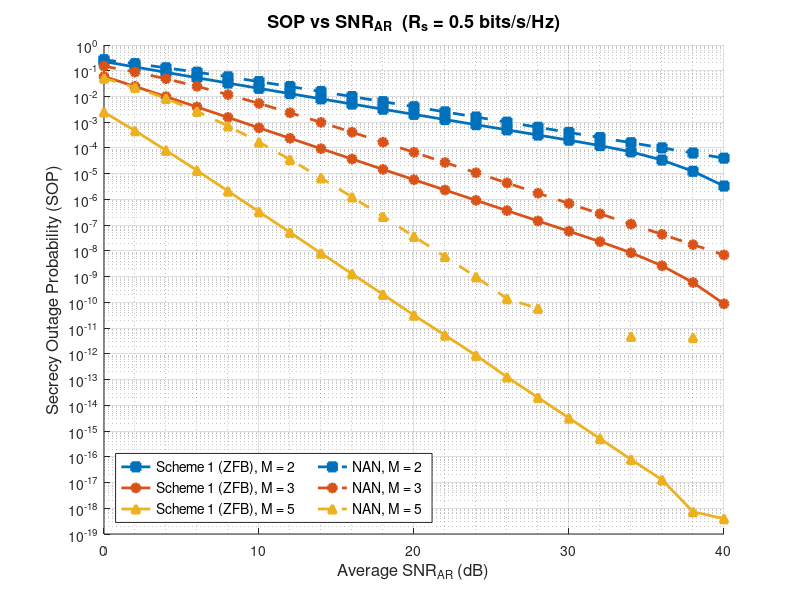

Write the MATLAB code that produced this figure.
clear;
clc;
close all;

% System Parameters
Rs       = 0.5;
A        = 2^(Rs) - 1;
B        = 2^(Rs);
alpha_pl = 3.0;
d_AR     = 1.0;
d_RB     = 1.0;
d_AE     = 0.8;
d_RE     = 0.8;
Omega_AR = d_AR^(-alpha_pl);
Omega_RB = d_RB^(-alpha_pl);
Omega_AE = d_AE^(-alpha_pl);
Omega_RE = d_RE^(-alpha_pl);

% SNR_AR range (x-axis)
SNR_AR_dB  = 0:2:40;
SNR_AR_lin = 10.^(SNR_AR_dB/10);

% Numerical Integration Settings
y_max   = 1e4;
rel_tol = 1e-8;
abs_tol = 1e-10;

% M values per scheme
M_scheme1 = [2, 3, 5];
M_scheme2 = [2, 3, 5];

% Plot Setup
figure('Color', 'w', 'Position', [100 100 800 550]);
hold on;

markers_s1 = {'-s', '-o', '-^', '-d'};
markers_s2 = {'--s', '--o', '--^'};
colors_s1  = lines(length(M_scheme1));
colors_s2  = lines(length(M_scheme2));

legendentries = {};
allSOP = [];


% SCHEME 1: ZFB

fprintf('=== Scheme 1 (ZFB) ===\n');
for m_idx = 1:length(M_scheme1)
    M   = M_scheme1(m_idx);
    SOP = zeros(size(SNR_AR_lin));
    fprintf('Computing Scheme 1 SOP for M = %d...\n', M);

    for idx = 1:length(SNR_AR_lin)
        % Derive all link SNRs from SNR_AR using path loss ratios
        g_AR = SNR_AR_lin(idx);                      % This IS SNR_AR
        g_RB = g_AR * (Omega_RB / Omega_AR);
        g_AE = g_AR * (Omega_AE / Omega_AR);
        g_RE = g_AR * (Omega_RE / Omega_AR);

        lam_AE = 1 / g_AE;
        lam_AR = 1 / g_AR;
        lam_RB = 1 / g_RB;
        mu     = g_RE / g_AE;

        % Eavesdropper PDF - Scheme 1 ZFB (UNCHANGED)
        f_E = @(y) (lam_AE*(M-1)*mu .* exp(-lam_AE*y) ./ (1 + mu*y).^M) + ...
                   (lam_AE           .* exp(-lam_AE*y) ./ (1 + mu*y).^(M-1));

        % Receiver Outage Term S(y) (UNCHANGED)
        S = @(y) exp(-lam_AR*(A + B*y)) .* arrayfun(@(yy) ...
            sum( (lam_AR*(A+B*yy)).^(0:M-1) ./ factorial(0:M-1) ), y);

        % T1 (UNCHANGED)
        T1 = integral(f_E, 0, y_max);

        % T2 (UNCHANGED)
        T2 = integral(@(y) -S(y) .* f_E(y), 0, y_max);

        % T3 (UNCHANGED)
        T3 = 0;
        for j = 1:M
            coeff_j = nchoosek(M,j) * (-1)^j * exp(-j*lam_RB*A);
            I3j     = integral(@(y) exp(-j*B*lam_RB*y) .* f_E(y), 0, y_max);
            T3      = T3 + coeff_j * I3j;
        end

        % T4 (UNCHANGED)
        T4 = 0;
        for j = 1:M
            for k = 0:M-1
                Psi_jk   = (j*lam_RB + lam_AR);
                coeff_jk = nchoosek(M,j) * (-1)^j * (lam_AR^k / factorial(k)) * ...
                           exp(-Psi_jk * A);
                I4jk     = integral(@(y) (A + B*y).^k .* exp(-Psi_jk*B*y) .* ...
                           f_E(y), 0, y_max);
                T4       = T4 - coeff_jk * I4jk;
            end
        end

        SOP(idx) = T1 + T2 + T3 + T4;
    end

    allSOP = [allSOP, SOP];
    semilogy(SNR_AR_dB, SOP, markers_s1{m_idx}, 'LineWidth', 2, 'MarkerSize', 6, ...
        'MarkerFaceColor', colors_s1(m_idx,:), 'Color', colors_s1(m_idx,:));
    legendentries{end+1} = sprintf('Scheme 1 (ZFB), M = %d', M);
end


% SCHEME 2: NAN

fprintf('\n=== NAN Scheme ===\n');
for m_idx = 1:length(M_scheme2)
    M   = M_scheme2(m_idx);
    SOP = zeros(size(SNR_AR_lin));
    fprintf('Computing NAN SOP for M = %d...\n', M);

    for idx = 1:length(SNR_AR_lin)
        % Derive all link SNRs from SNR_AR using path loss ratios
        g_AR = SNR_AR_lin(idx);                      % This IS SNR_AR
        g_RB = g_AR * (Omega_RB / Omega_AR);
        g_AE = g_AR * (Omega_AE / Omega_AR);
        g_RE = g_AR * (Omega_RE / Omega_AR);

        beta   = g_RE / ((M-1) * g_AE);
        alpha  = g_RE / g_AE;
        lam_AE = 1/g_AE;
        lam_AR = 1/g_AR;
        lam_RB = 1/g_RB;

        % Eavesdropper PDF - NAN Scheme 
        f_E = @(y) (lam_AE ./ (1 + beta.*y).^(M-1) + ...
                    alpha .* lam_AE .* y ./ (1 + beta.*y).^M) .* exp(-lam_AE.*y);

        % T1 
        T1 = integral(f_E, 0, Inf);

        % T2 
        T2 = 0;
        for k = 0:M-1
            integrand_T2 = @(y) ((lam_AR*(A + B.*y)).^k ./ factorial(k)) .* ...
                                exp(-lam_AR*(A + B.*y)) .* f_E(y);
            T2 = T2 - integral(integrand_T2, 0, Inf);
        end

        % T3 
        T3 = 0;
        for j = 1:M
            coeff_j      = nchoosek(M,j) * (-1)^j;
            integrand_T3 = @(y) coeff_j .* exp(-j * lam_RB * (A + B.*y)) .* f_E(y);
            T3           = T3 + integral(integrand_T3, 0, Inf);
        end

        % T4 
        T4 = 0;
        for j = 1:M
            for k = 0:M-1
                coeff_jk     = nchoosek(M,j) * (-1)^j;
                integrand_T4 = @(y) coeff_jk .* exp(-j * lam_RB * (A + B.*y)) .* ...
                                    ((lam_AR*(A + B.*y)).^k ./ factorial(k)) .* ...
                                    exp(-lam_AR*(A + B.*y)) .* f_E(y);
                T4 = T4 - integral(integrand_T4, 0, Inf);
            end
        end

        SOP(idx) = T1 + T2 + T3 + T4;
        fprintf('SNR_AR=%-6.1f dB | T1=%-10.4f T2=%-10.4f T3=%-10.4f T4=%-10.4f SOP=%-12.4e\n', ...
                SNR_AR_dB(idx), T1, T2, T3, T4, SOP(idx));
    end

    allSOP = [allSOP, SOP];
    semilogy(SNR_AR_dB, SOP, markers_s2{m_idx}, 'LineWidth', 2, 'MarkerSize', 6, ...
        'MarkerFaceColor', colors_s2(m_idx,:), 'Color', colors_s2(m_idx,:));
    legendentries{end+1} = sprintf('NAN, M = %d', M);
end

grid on; grid minor;
xlabel('Average SNR_{AR} (dB)', 'FontSize', 12);
ylabel('Secrecy Outage Probability (SOP)', 'FontSize', 12);
title(['SOP vs SNR_{AR}  (R_s = ', num2str(Rs), ' bits/s/Hz)'], 'FontSize', 13);
legend(legendentries, 'Location', 'SouthWest', 'FontSize', 10, 'NumColumns', 2);

ax = gca;
set(ax, 'YScale', 'log', 'YMinorGrid', 'on');
ymin_exp  = floor(log10(min(allSOP(allSOP > 0))));
ymax_exp  = ceil(log10(max(allSOP(allSOP > 0))));
ytick_exp = ymin_exp:ymax_exp;
yticks(10.^ytick_exp);
yticklabels(arrayfun(@(e) sprintf('10^{%d}', e), ytick_exp, 'UniformOutput', false));
ylim([10^ymin_exp, 10^ymax_exp]);

hold off;
fprintf('\nPlotting Complete.\n');
